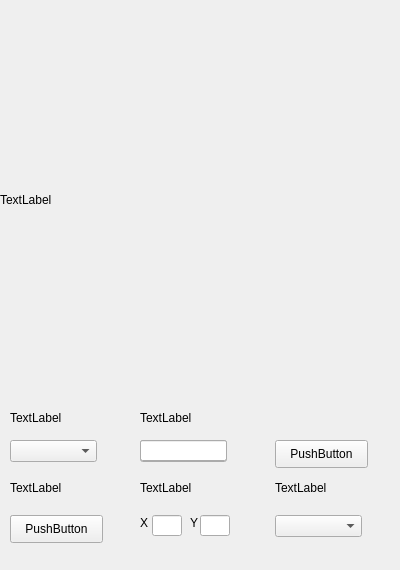
<?xml version="1.0" encoding="UTF-8"?>
<ui version="4.0">
 <class>camera_play</class>
 <widget class="QWidget" name="camera_play">
  <property name="geometry">
   <rect>
    <x>0</x>
    <y>0</y>
    <width>400</width>
    <height>570</height>
   </rect>
  </property>
  <property name="windowTitle">
   <string>camera_play</string>
  </property>
  <widget class="QLabel" name="label">
   <property name="geometry">
    <rect>
     <x>0</x>
     <y>0</y>
     <width>400</width>
     <height>400</height>
    </rect>
   </property>
   <property name="text">
    <string>TextLabel</string>
   </property>
  </widget>
  <widget class="QComboBox" name="filte_choice">
   <property name="geometry">
    <rect>
     <x>10</x>
     <y>440</y>
     <width>87</width>
     <height>22</height>
    </rect>
   </property>
   <property name="styleSheet">
    <string notr="true">QPushButton {
    border: 2px solid rgba(125, 125, 125, 45);
    
}</string>
   </property>
  </widget>
  <widget class="QComboBox" name="size">
   <property name="geometry">
    <rect>
     <x>140</x>
     <y>440</y>
     <width>87</width>
     <height>22</height>
    </rect>
   </property>
   <property name="styleSheet">
    <string notr="true">QPushButton {
    border: 2px solid rgb(255, 0, 0)
    
}</string>
   </property>
   <item>
    <property name="text">
     <string>10</string>
    </property>
   </item>
   <item>
    <property name="text">
     <string>15</string>
    </property>
   </item>
   <item>
    <property name="text">
     <string>20</string>
    </property>
   </item>
   <item>
    <property name="text">
     <string>25</string>
    </property>
   </item>
   <item>
    <property name="text">
     <string>30</string>
    </property>
   </item>
   <item>
    <property name="text">
     <string>35</string>
    </property>
   </item>
   <item>
    <property name="text">
     <string>40</string>
    </property>
   </item>
   <item>
    <property name="text">
     <string>45</string>
    </property>
   </item>
   <item>
    <property name="text">
     <string>50</string>
    </property>
   </item>
   <item>
    <property name="text">
     <string>55</string>
    </property>
   </item>
   <item>
    <property name="text">
     <string>60</string>
    </property>
   </item>
   <item>
    <property name="text">
     <string>65</string>
    </property>
   </item>
   <item>
    <property name="text">
     <string>70</string>
    </property>
   </item>
   <item>
    <property name="text">
     <string>75</string>
    </property>
   </item>
   <item>
    <property name="text">
     <string>80</string>
    </property>
   </item>
   <item>
    <property name="text">
     <string>85</string>
    </property>
   </item>
   <item>
    <property name="text">
     <string>90</string>
    </property>
   </item>
   <item>
    <property name="text">
     <string>95</string>
    </property>
   </item>
   <item>
    <property name="text">
     <string>100</string>
    </property>
   </item>
  </widget>
  <widget class="QLabel" name="label_choice">
   <property name="geometry">
    <rect>
     <x>10</x>
     <y>410</y>
     <width>72</width>
     <height>15</height>
    </rect>
   </property>
   <property name="styleSheet">
    <string notr="true">QPushButton {
    border: 2px solid rgba(125, 125, 125, 45);
    
}</string>
   </property>
   <property name="text">
    <string>TextLabel</string>
   </property>
  </widget>
  <widget class="QLabel" name="label_size_caption">
   <property name="geometry">
    <rect>
     <x>140</x>
     <y>410</y>
     <width>72</width>
     <height>15</height>
    </rect>
   </property>
   <property name="styleSheet">
    <string notr="true">QPushButton {
    border: 2px solid rgba(125, 125, 125, 45);
    
}</string>
   </property>
   <property name="text">
    <string>TextLabel</string>
   </property>
  </widget>
  <widget class="QLineEdit" name="line_caption">
   <property name="geometry">
    <rect>
     <x>10</x>
     <y>515</y>
     <width>87</width>
     <height>21</height>
    </rect>
   </property>
   <property name="styleSheet">
    <string notr="true">QPushButton {
    border: 2px solid rgba(125, 125, 125, 45);
    
}</string>
   </property>
  </widget>
  <widget class="QLabel" name="label_2">
   <property name="geometry">
    <rect>
     <x>140</x>
     <y>515</y>
     <width>15</width>
     <height>15</height>
    </rect>
   </property>
   <property name="text">
    <string>X</string>
   </property>
  </widget>
  <widget class="QLineEdit" name="X_">
   <property name="geometry">
    <rect>
     <x>152</x>
     <y>515</y>
     <width>30</width>
     <height>21</height>
    </rect>
   </property>
  </widget>
  <widget class="QLabel" name="label_3">
   <property name="geometry">
    <rect>
     <x>190</x>
     <y>515</y>
     <width>15</width>
     <height>15</height>
    </rect>
   </property>
   <property name="text">
    <string>Y</string>
   </property>
  </widget>
  <widget class="QLineEdit" name="Y_">
   <property name="geometry">
    <rect>
     <x>200</x>
     <y>515</y>
     <width>30</width>
     <height>21</height>
    </rect>
   </property>
  </widget>
  <widget class="QComboBox" name="captions_color">
   <property name="geometry">
    <rect>
     <x>275</x>
     <y>515</y>
     <width>87</width>
     <height>22</height>
    </rect>
   </property>
   <property name="styleSheet">
    <string notr="true">QPushButton {
    border: 2px solid rgba(125, 125, 125, 45);
    
}</string>
   </property>
  </widget>
  <widget class="QLabel" name="label_4">
   <property name="geometry">
    <rect>
     <x>10</x>
     <y>480</y>
     <width>72</width>
     <height>15</height>
    </rect>
   </property>
   <property name="text">
    <string>TextLabel</string>
   </property>
  </widget>
  <widget class="QLabel" name="label_5">
   <property name="geometry">
    <rect>
     <x>140</x>
     <y>480</y>
     <width>72</width>
     <height>15</height>
    </rect>
   </property>
   <property name="text">
    <string>TextLabel</string>
   </property>
  </widget>
  <widget class="QLabel" name="label_6">
   <property name="geometry">
    <rect>
     <x>275</x>
     <y>480</y>
     <width>72</width>
     <height>15</height>
    </rect>
   </property>
   <property name="text">
    <string>TextLabel</string>
   </property>
  </widget>
  <widget class="QLineEdit" name="size_resolution">
   <property name="geometry">
    <rect>
     <x>140</x>
     <y>440</y>
     <width>87</width>
     <height>21</height>
    </rect>
   </property>
  </widget>
  <widget class="QPushButton" name="pushButton">
   <property name="geometry">
    <rect>
     <x>275</x>
     <y>440</y>
     <width>93</width>
     <height>28</height>
    </rect>
   </property>
   <property name="text">
    <string>PushButton</string>
   </property>
  </widget>
  <widget class="QPushButton" name="pushButton_2">
   <property name="geometry">
    <rect>
     <x>10</x>
     <y>515</y>
     <width>93</width>
     <height>28</height>
    </rect>
   </property>
   <property name="text">
    <string>PushButton</string>
   </property>
  </widget>
 </widget>
 <layoutdefault spacing="6" margin="11"/>
 <resources/>
 <connections/>
</ui>
